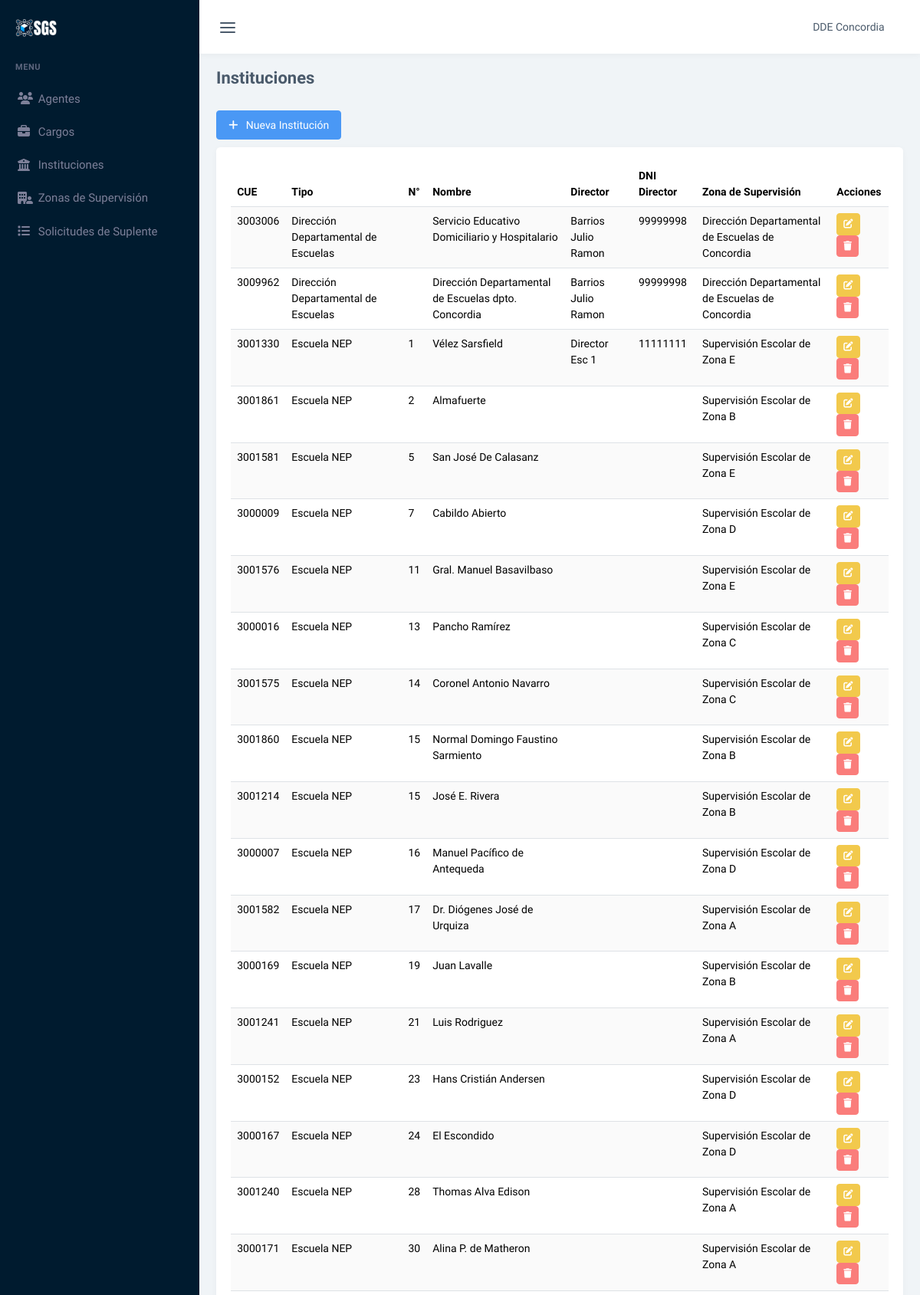
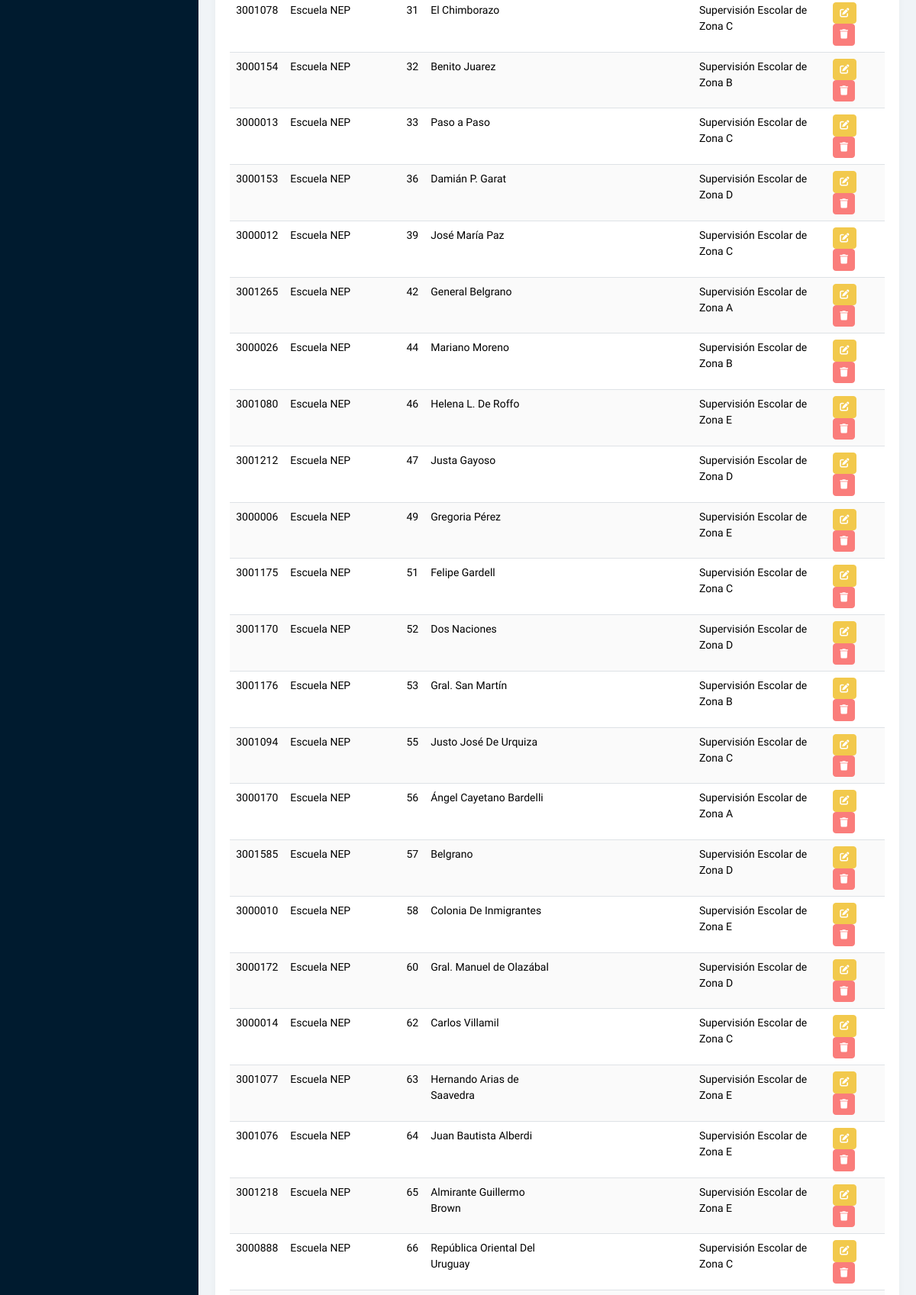
The page /instituciones (signed in, upper part) on the database its author committed (2 pictures, top to bottom).
### tables this page shows
CREATE TABLE `instituciones` (
  `id_Institucion` int(11) UNSIGNED NOT NULL,
  `id_Tipo` tinyint(4) UNSIGNED DEFAULT NULL,
  `cue` int(11) UNSIGNED NOT NULL,
  `numero` smallint(6) UNSIGNED DEFAULT NULL,
  `nombre` varchar(100) NOT NULL,
  `id_Director` int(11) UNSIGNED DEFAULT NULL,
  `id_ZonaSupervision` smallint(6) UNSIGNED DEFAULT NULL,
  `eliminado` tinyint(1) NOT NULL DEFAULT 0
);

CREATE TABLE `tipo_institucion` (
  `id_Tipo` tinyint(4) UNSIGNED NOT NULL,
  `tipo` varchar(100) NOT NULL
);

CREATE TABLE `agentes` (
  `id_Agente` int(11) UNSIGNED NOT NULL,
  `apellido` varchar(100) NOT NULL,
  `nombre` varchar(100) NOT NULL,
  `dni` int(11) UNSIGNED NOT NULL,
  `telefono` int(11) UNSIGNED DEFAULT NULL,
  `direccion` varchar(100) DEFAULT NULL,
  `email` varchar(100) NOT NULL,
  `usuario` varchar(100) NOT NULL,
  `password` varchar(100) NOT NULL,
  `id_Rol` tinyint(4) UNSIGNED NOT NULL,
  `eliminado` tinyint(1) NOT NULL DEFAULT 0
);

CREATE TABLE `zonas_supervision` (
  `id_ZonaSupervision` smallint(6) UNSIGNED NOT NULL,
  `nombre` varchar(100) NOT NULL,
  `id_Supervisor` int(11) UNSIGNED DEFAULT NULL,
  `eliminado` tinyint(1) NOT NULL DEFAULT 0
);

### controladores/controlador.plantilla.php (called while the page is built, shortened)
<?php
class ControladorPlantilla{
    public function ctrMostrarPlantilla(){
        include 'vistas/plantilla.php';
    }
}

### index.php (called while the page is built, shortened)
<?php
require_once 'controladores/controlador.plantilla.php';
require_once 'controladores/controlador.agentes.php';
require_once 'controladores/controlador.instituciones.php';
require_once 'modelos/modelo.instituciones.php';
$plantilla = new ControladorPlantilla();
$plantilla -> ctrMostrarPlantilla();

### modelos/conexion.php (called while the page is built, shortened)
<?php
class Conexion
{
	static public function conectar()
	{
		try {
			$link = new PDO(
				"mysql:host=" . self::HOST . ";dbname=" . self::DBNAME,
				self::USER,
				self::PASSWORD
			);
			$link->exec("set names utf8");
			return $link;
		} catch (PDOException $e) {
			die("Error en la conexión a la base de datos: " . $e->getMessage());
		}
	}
}

### modelos/modelo.instituciones.php (called while the page is built, shortened)
<?php
require_once 'conexion.php';
class ModeloInstituciones{
    static public function mdlMostrarInstituciones($id_institucion, $valor)
    {
        if ($id_institucion != null) {
            try {
                $stmt = Conexion::conectar()->prepare("SELECT
                i.id_institucion, i.cue,tipo.tipo, tipo.id_Tipo , i.id_ZonaSupervision, i.id_Director, i.nombre as institucion, i.numero, a.apellido, a.nombre, a.dni, a.telefono, z.nombre as zona
                FROM `tipo_institucion` as tipo, `zonas_supervision` as z, `instituciones` as i left join `agentes` as a on i.id_Director = a.id_Agente
                where i.eliminado = 0 and i.id_ZonaSupervision = z.id_ZonaSupervision and tipo.id_Tipo = i.id_Tipo and $id_institucion = :$id_institucion order by tipo.id_Tipo, i.numero;");
                $stmt->bindParam(":" . $id_institucion, $valor, PDO::PARAM_INT);
                $stmt->execute();
                return $stmt->fetch(PDO::FETCH_ASSOC);
            } catch (Exception $e) {
                return "Error: " .$e ->getMessage();
            }
        } else {
            try {
                $instituciones = Conexion::conectar()->prepare("SELECT
                i.id_institucion, i.cue,tipo.tipo, i.nombre as institucion, i.numero, a.apellido, a.nombre, a.dni, a.telefono, z.nombre as zona
                FROM `instituciones` as i
                inner join `tipo_institucion` as tipo on tipo.id_Tipo = i.id_Tipo
                left join `agentes` as a on i.id_Director = a.id_Agente
                left join `zonas_supervision` as z on i.id_ZonaSupervision = z.id_ZonaSupervision
                where i.eliminado = 0 order by tipo.id_Tipo, i.numero;");
                $instituciones->execute();
                return $instituciones->fetchAll(PDO::FETCH_ASSOC);
            } catch (Exception $e) {
                return "Error: " .$e ->getMessage();
            }
        }
    }
}

### controladores/controlador.instituciones.php (called while the page is built, shortened)
<?php
class ControladorInstituciones{
    static public function ctrMostrarInstituciones($id_institucion, $valor){
        $respuesta = ModeloInstituciones::mdlMostrarInstituciones($id_institucion, $valor);
        return $respuesta;
    }
}

### vistas/modulos/instituciones.php (the view, shortened to what this page needs)
<?php
    $instituciones = ControladorInstituciones::ctrMostrarInstituciones(null, null);
?>
<div class="container-xxl">
    <div class="py-3 d-flex align-items-sm-center flex-sm-row flex-column">
        <div class="flex-grow-1">
            <h4 class="fs-22 fw-bold m-0">Instituciones</h4>
        </div>
    </div>
    <div class="py-2 d-flex align-items-sm-center flex-sm-row flex-column">
        <div class="d-flex flex-wrap gap-2">
            <a href="nueva_institucion" class="btn btn-primary"><i class="fas fa-plus" ></i > &nbsp; Nueva Institución</a>
        </div>
    </div>
    <div class="row">
        <div class="col-12">
            <div class="card">
                <div class="card-body">
                    <table id="tablaES" class="table table-striped dt-responsive nowrap w-100">
                        <thead>
                            <tr>
                                <th>CUE</th>
                                <th>Tipo</th>
                                <th>N°</th>
                                <th>Nombre</th>
                                <th>Director</th>
                                <th>DNI Director</th>
                                <th>Zona de Supervisión</th>
                                <th>Acciones</th>
                            </tr>
                        </thead>
                        <tbody>
                            <?php
                                foreach ($instituciones as $key => $value) {
                            ?>
                            <tr style = "background-color:#000888">
                                <td> <?php echo $value["cue"] ?></td>
                                <td> <?php echo $value["tipo"] ?></td>
                                <td> <?php echo $value["numero"] ?></td>
                                <td> <?php echo $value["institucion"] ?></td>
                                <td> <?php echo $value["apellido"] . " " .$value["nombre"] ?></td>
                                <td> <?php echo $value["dni"] ?></td>
                                <td> <?php echo $value["zona"] ?></td>
                                <td><a href="editar_institucion/<?php echo $value["id_institucion"] ?>" class="btn btn-warning btn-sm"><i class="fas fa-edit"></i></a>
                                <button class="btn btn-danger btn-sm btnEliminar" id_eliminar=<?php echo $value["id_institucion"]; ?> pag= "instituciones" categoria = "Institución" valorElim = "<?php echo $value["tipo"] . " N°" . $value["numero"]. " " . $value["institucion"] . " - CUE: {$value["cue"]}"; ?>"><i class="fas fa-trash"></i></button></td>
                            </tr>
                            <?php } ?>
                        </tbody>
                    </table>
                </div>
            </div>
        </div>
    </div>
</div>

### rows shown on the page
instituciones: cue "3003006", id_Tipo.tipo "Dirección Departamental de Escuelas", nombre "Servicio Educativo Domiciliario y Hospitalario", id_Director.apellido "Barrios", id_Director.nombre "Julio Ramon", id_Director.dni "99999998", id_ZonaSupervision.nombre "Dirección Departamental de Escuelas de Concordia"
instituciones: cue "3009962", id_Tipo.tipo "Dirección Departamental de Escuelas", nombre "Dirección Departamental de Escuelas dpto. Concordia", id_Director.apellido "Barrios", id_Director.nombre "Julio Ramon", id_Director.dni "99999998", id_ZonaSupervision.nombre "Dirección Departamental de Escuelas de Concordia"
instituciones: cue "3001330", id_Tipo.tipo "Escuela NEP", numero "1", nombre "Vélez Sarsfield", id_Director.apellido "Director", id_Director.nombre "Esc 1", id_Director.dni "11111111", id_ZonaSupervision.nombre "Supervisión Escolar de Zona E"
instituciones: cue "3001861", id_Tipo.tipo "Escuela NEP", numero "2", nombre "Almafuerte", id_ZonaSupervision.nombre "Supervisión Escolar de Zona B"
instituciones: cue "3001581", id_Tipo.tipo "Escuela NEP", numero "5", nombre "San José De Calasanz", id_ZonaSupervision.nombre "Supervisión Escolar de Zona E"
instituciones: cue "3000009", id_Tipo.tipo "Escuela NEP", numero "7", nombre "Cabildo Abierto", id_ZonaSupervision.nombre "Supervisión Escolar de Zona D"
instituciones: cue "3001576", id_Tipo.tipo "Escuela NEP", numero "11", nombre "Gral. Manuel Basavilbaso", id_ZonaSupervision.nombre "Supervisión Escolar de Zona E"
instituciones: cue "3000016", id_Tipo.tipo "Escuela NEP", numero "13", nombre "Pancho Ramírez", id_ZonaSupervision.nombre "Supervisión Escolar de Zona C"
instituciones: cue "3001575", id_Tipo.tipo "Escuela NEP", numero "14", nombre "Coronel Antonio Navarro", id_ZonaSupervision.nombre "Supervisión Escolar de Zona C"
instituciones: cue "3001860", id_Tipo.tipo "Escuela NEP", numero "15", nombre "Normal Domingo Faustino Sarmiento", id_ZonaSupervision.nombre "Supervisión Escolar de Zona B"
instituciones: cue "3001214", id_Tipo.tipo "Escuela NEP", numero "15", nombre "José E. Rivera", id_ZonaSupervision.nombre "Supervisión Escolar de Zona B"
instituciones: cue "3000007", id_Tipo.tipo "Escuela NEP", numero "16", nombre "Manuel Pacífico de Antequeda", id_ZonaSupervision.nombre "Supervisión Escolar de Zona D"
instituciones: cue "3001582", id_Tipo.tipo "Escuela NEP", numero "17", nombre "Dr. Diógenes José de Urquiza", id_ZonaSupervision.nombre "Supervisión Escolar de Zona A"
instituciones: cue "3000169", id_Tipo.tipo "Escuela NEP", numero "19", nombre "Juan Lavalle", id_ZonaSupervision.nombre "Supervisión Escolar de Zona B"
instituciones: cue "3001241", id_Tipo.tipo "Escuela NEP", numero "21", nombre "Luis Rodriguez", id_ZonaSupervision.nombre "Supervisión Escolar de Zona A"
instituciones: cue "3000152", id_Tipo.tipo "Escuela NEP", numero "23", nombre "Hans Cristián Andersen", id_ZonaSupervision.nombre "Supervisión Escolar de Zona D"
instituciones: cue "3000167", id_Tipo.tipo "Escuela NEP", numero "24", nombre "El Escondido", id_ZonaSupervision.nombre "Supervisión Escolar de Zona D"
instituciones: cue "3001240", id_Tipo.tipo "Escuela NEP", numero "28", nombre "Thomas Alva Edison", id_ZonaSupervision.nombre "Supervisión Escolar de Zona A"
instituciones: cue "3000171", id_Tipo.tipo "Escuela NEP", numero "30", nombre "Alina P. de Matheron", id_ZonaSupervision.nombre "Supervisión Escolar de Zona A"
instituciones: cue "3001078", id_Tipo.tipo "Escuela NEP", numero "31", nombre "El Chimborazo", id_ZonaSupervision.nombre "Supervisión Escolar de Zona C"
instituciones: cue "3000154", id_Tipo.tipo "Escuela NEP", numero "32", nombre "Benito Juarez", id_ZonaSupervision.nombre "Supervisión Escolar de Zona B"
instituciones: cue "3000013", id_Tipo.tipo "Escuela NEP", numero "33", nombre "Paso a Paso", id_ZonaSupervision.nombre "Supervisión Escolar de Zona C"
instituciones: cue "3000153", id_Tipo.tipo "Escuela NEP", numero "36", nombre "Damián P. Garat", id_ZonaSupervision.nombre "Supervisión Escolar de Zona D"
instituciones: cue "3000012", id_Tipo.tipo "Escuela NEP", numero "39", nombre "José María Paz", id_ZonaSupervision.nombre "Supervisión Escolar de Zona C"
instituciones: cue "3001265", id_Tipo.tipo "Escuela NEP", numero "42", nombre "General Belgrano", id_ZonaSupervision.nombre "Supervisión Escolar de Zona A"
instituciones: cue "3000026", id_Tipo.tipo "Escuela NEP", numero "44", nombre "Mariano Moreno", id_ZonaSupervision.nombre "Supervisión Escolar de Zona B"
instituciones: cue "3001080", id_Tipo.tipo "Escuela NEP", numero "46", nombre "Helena L. De Roffo", id_ZonaSupervision.nombre "Supervisión Escolar de Zona E"
instituciones: cue "3001212", id_Tipo.tipo "Escuela NEP", numero "47", nombre "Justa Gayoso", id_ZonaSupervision.nombre "Supervisión Escolar de Zona D"
instituciones: cue "3000006", id_Tipo.tipo "Escuela NEP", numero "49", nombre "Gregoria Pérez", id_ZonaSupervision.nombre "Supervisión Escolar de Zona E"
instituciones: cue "3001175", id_Tipo.tipo "Escuela NEP", numero "51", nombre "Felipe Gardell", id_ZonaSupervision.nombre "Supervisión Escolar de Zona C"
instituciones: cue "3001170", id_Tipo.tipo "Escuela NEP", numero "52", nombre "Dos Naciones", id_ZonaSupervision.nombre "Supervisión Escolar de Zona D"
instituciones: cue "3001176", id_Tipo.tipo "Escuela NEP", numero "53", nombre "Gral. San Martín", id_ZonaSupervision.nombre "Supervisión Escolar de Zona B"
instituciones: cue "3001094", id_Tipo.tipo "Escuela NEP", numero "55", nombre "Justo José De Urquiza", id_ZonaSupervision.nombre "Supervisión Escolar de Zona C"
instituciones: cue "3000170", id_Tipo.tipo "Escuela NEP", numero "56", nombre "Ángel Cayetano Bardelli", id_ZonaSupervision.nombre "Supervisión Escolar de Zona A"
instituciones: cue "3001585", id_Tipo.tipo "Escuela NEP", numero "57", nombre "Belgrano", id_ZonaSupervision.nombre "Supervisión Escolar de Zona D"
instituciones: cue "3000010", id_Tipo.tipo "Escuela NEP", numero "58", nombre "Colonia De Inmigrantes", id_ZonaSupervision.nombre "Supervisión Escolar de Zona E"
instituciones: cue "3000172", id_Tipo.tipo "Escuela NEP", numero "60", nombre "Gral. Manuel de Olazábal", id_ZonaSupervision.nombre "Supervisión Escolar de Zona D"
instituciones: cue "3000014", id_Tipo.tipo "Escuela NEP", numero "62", nombre "Carlos Villamil", id_ZonaSupervision.nombre "Supervisión Escolar de Zona C"
instituciones: cue "3001077", id_Tipo.tipo "Escuela NEP", numero "63", nombre "Hernando Arias de Saavedra", id_ZonaSupervision.nombre "Supervisión Escolar de Zona E"
instituciones: cue "3001076", id_Tipo.tipo "Escuela NEP", numero "64", nombre "Juan Bautista Alberdi", id_ZonaSupervision.nombre "Supervisión Escolar de Zona E"
instituciones: cue "3001218", id_Tipo.tipo "Escuela NEP", numero "65", nombre "Almirante Guillermo Brown", id_ZonaSupervision.nombre "Supervisión Escolar de Zona E"
instituciones: cue "3000888", id_Tipo.tipo "Escuela NEP", numero "66", nombre "República Oriental Del Uruguay", id_ZonaSupervision.nombre "Supervisión Escolar de Zona C"
